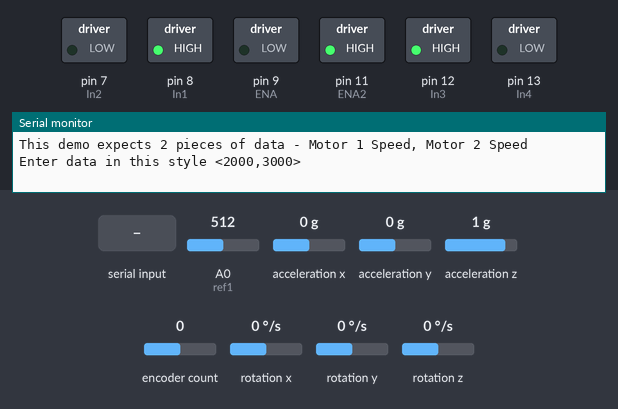
This sketch was run on a simulated Arduino Uno, built with avr-gcc and run on an emulated ATmega328P. Parts: switched loads named in the sketch (green lamp = pin HIGH), the last lines printed to the serial monitor. Inputs (shaded band) come from the test bench; at power-on: A0 (ref1) = 512, acceleration x 0 g, acceleration y 0 g, acceleration z 1 g, encoder count 0, rotation x 0 °/s, rotation y 0 °/s, rotation z 0 °/s.

Above: at 1.2 s.
1.3 s: "<90,45,200>" received over Serial
At 2.0 s:
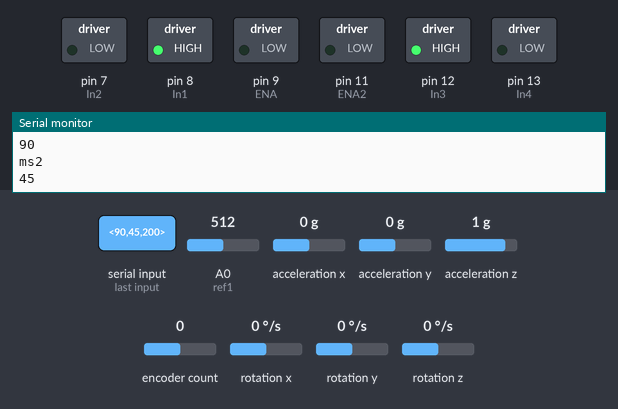
2.8 s: A0 (ref1) set to 30
At 3.5 s:
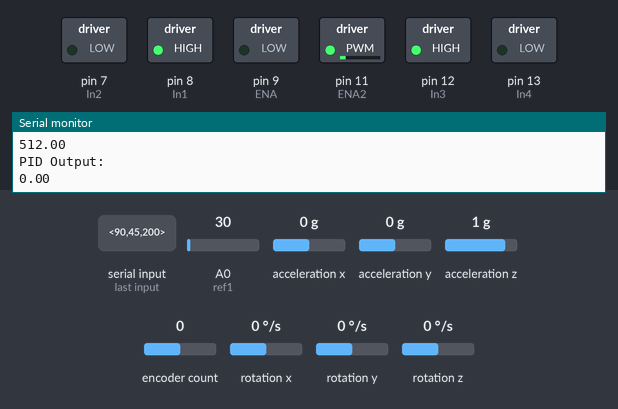
4.3 s: acceleration x set to -1.4 g
At 7.2 s:
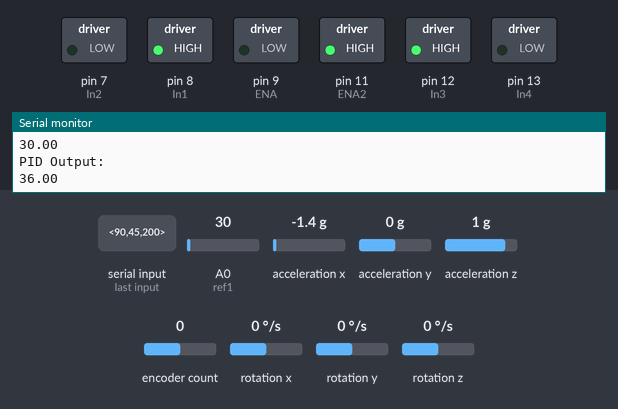
7.5 s: acceleration x set to 0 g
At 8.7 s:
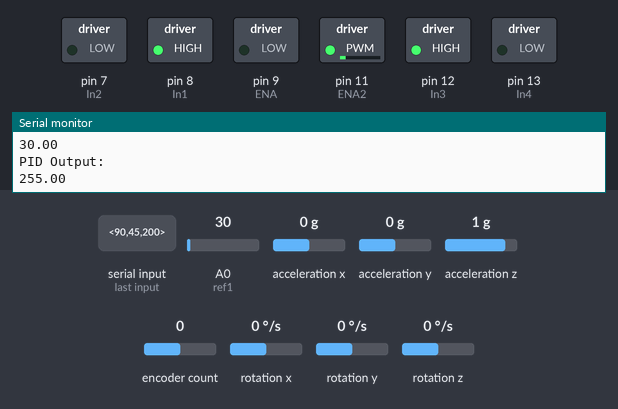
9.5 s: acceleration x set to -0.8 g
At 10.3 s:
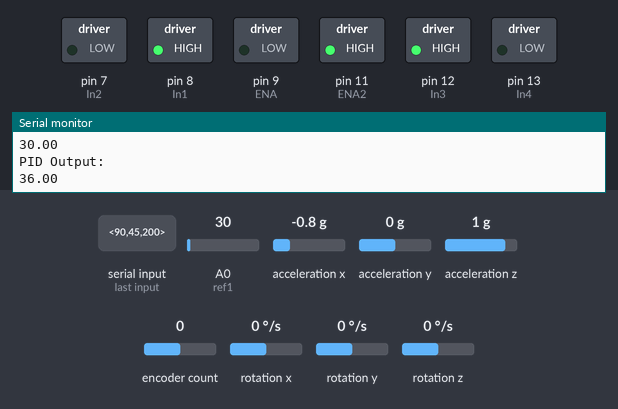
Timing chart, 0 to 12.5 s (numbered marks = the images above; inputs shaded):
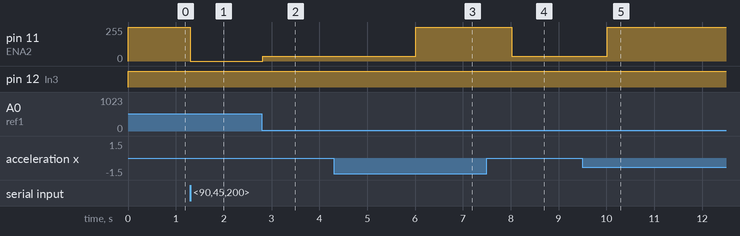

Measured:
- after the input at 1.3 s, pin 11 (ENA2): 255/255 → 0/255 at once
- after the input at 2.8 s, pin 11 (ENA2): 0/255 → 36/255 at once
- after the input at 4.3 s, pin 11 (ENA2): 36/255 → 255/255 after 1.7 s
- after the input at 7.5 s, pin 11 (ENA2): 255/255 → 36/255 after 0.52 s
- after the input at 9.5 s, pin 11 (ENA2): 36/255 → 255/255 after 0.52 s

The sketch:

PitchYaw_v02.ino
```cpp
// LIBRARIES
 #include <Encoder.h>
 #include <PID_v1.h>
 #include <Wire.h>
 #include <MPU6050.h>//***YAW MOTOR CONTROL PINS

MPU6050 mpu;

 int In1= 8;// Pin 7(Uno) is connected to the motor controller In1 pin
 int In2 = 7;// Pin 8(Uno) is connected to the motor controller In2 pin
 int ENA = 9;// Pin 5(Uno) is connected to the motor controller ENA pin

//***YAW MOTOR VARIABLES
 int angle = 0;
 int Speed = 0;
 int oldposition = 0;
 int Barrier =14000;
 //int Barrierend = -14000;
 long encodercount = 0;
 long newposition = 0;
 Encoder myEnc(2,3);//yellow 3 brown 2, also power red out1 black out2

//***SERIAL COMMUNICATION VARIABLES
 const byte numChars = 32;
 char receivedChars[numChars];
 boolean newData = false;
 int dataNumber = 0;
 char tempChars[numChars];
 int Motor1_Speed = 0;

//***PITCH MOTOR CONTROL PINS
 int In3= 12;// Pin 7(Uno) is connected to the motor controller In1 pin
 int In4 = 13;// Pin 8(Uno) is connected to the motor controller In2 pin
 int ENA2 = 11;// Pin 5(Uno) is connected to the motor controller ENA pin
 int ref1 = A0;//Pin A0(Uno) is connected to the linear actuator position signal(blue)
 int last1 = 0;
 //int Cposition = 0;
 int Motor2_Speed = 0;
 int angle1= 0;
 int desiredpos = 0;

//***PID VARIABLES
 double Setpoint;
 double Cposition;
 double Output;
 PID myPID(&Cposition, &Output, &Setpoint,2,0,0,DIRECT);

//***ACCELEROMETER VARIABLES
 long accelX, accelY, accelZ;
 float gForceX, gForceY, gForceZ;
 int i = 0;
 int sum = 0;
 int offset = 0; //offset angle

//***Timing
long displayInterval = 2000;
long prevDisplayMillis = 0;


void setup() {
//Time = millis();
//***OUTPUT PINS
//*******Yaw motor output pins
  pinMode(In1,OUTPUT);// Pin 7 is an output
  pinMode(In2,OUTPUT);// Pin 8 is an output
  pinMode(ENA,OUTPUT);// Pin 5 is an output

//*******Pitch motor output pins
  pinMode(In3,OUTPUT);// Pin 7 is an output
  pinMode(In4,OUTPUT);// Pin 8 is an output
  pinMode(ENA2,OUTPUT);// Pin 5 is an output

//***INPUT PINS
//*******Pitch motor input pin
  pinMode(ref1,INPUT); //pin A0 is an input

//***SERIAL COMMUNICATIONS
    Serial.begin(115200);
    Serial.println("This demo expects 2 pieces of data - Motor 1 Speed, Motor 2 Speed");
    Serial.println("Enter data in this style <2000,3000>  ");
    Serial.println();

 // Wire.begin();
//setupMPU();

//***YAW MOTOR COUNTER-CLOCKWISE ROTATION INITIALIZATION
  digitalWrite(In1,HIGH);// Clockwise rotation of the motor, Pin 7 outputing HIGH and pin 8 outputing LOW
  digitalWrite(In2,LOW);

  myPID.SetMode(AUTOMATIC);
//  Time = millis();
 while(!mpu.begin(MPU6050_SCALE_2000DPS, MPU6050_RANGE_2G))
  {
    Serial.println("Could not find a valid MPU6050 sensor, check wiring!");
    delay(500);
  }
}

void loop() {
//*** SERIAL COMMUNICATION (turning serial input into integer)

  recvWithStartEndMarkers();

  if (newData == true)
  {
    strcpy(tempChars, receivedChars);
    parseData();
    newData = false;
  }

// if (Motor1_Speed <= 255)
// {
//  yawMotor();
// }
//
// else
// {
//  Reset();
// }


 if (millis() - prevDisplayMillis >= displayInterval)
 {
       prevDisplayMillis += displayInterval;
       //recordAccelRegisters();
//         Serial.println("stuck before accelerometer loop");
       accelerometerData();
       Serial.println("Cposition = ");
       Serial.println(Cposition);
       Serial.println("PID Output: ");
       Serial.println(Output);
  }

 pitchMotor();


  }

void recvWithStartEndMarkers() {
    static boolean recvInProgress = false;
    static byte ndx = 0;
    char startMarker = '<';
    char endMarker = '>';
    char rc;
//    Serial.print("before while");
//    Serial.print(newData);
    while (Serial.available() > 0 && newData == false) {
        rc = Serial.read();
        if (recvInProgress == true) {
            if (rc != endMarker) {
//                Serial.println("in rc!= endMarker if");
                receivedChars[ndx] = rc;
                ndx++;
                if (ndx >= numChars) {
                    ndx = numChars - 1;}}
            else {
                receivedChars[ndx] = '\0'; // terminate the string
                recvInProgress = false;
                ndx = 0;
                newData = true;}}
        else if (rc == startMarker) {
            recvInProgress = true;}}}

void parseData() {      // split the data into its parts

    char * strtokIndx; // this is used by strtok() as an index
    Serial.println("tempchars:");
    Serial.println(tempChars);
    strtokIndx = strtok(tempChars,",");// get the first part - the string
    Motor1_Speed = atoi(strtokIndx);     // convert this part to an integer
    strtokIndx = strtok(NULL, ","); // this continues where the previous call left off
    Motor2_Speed = atoi(strtokIndx);     // convert this part to an integer
//*** PITCH and YAW INPUTS DEFINED FROM PI (Motor1_Speed, Motor2_Speed)
    Serial.println("ms1");
    Serial.println(Motor1_Speed);
    Serial.println("ms2");
    Serial.println(Motor2_Speed);
}
void yawMotor(){
 //********* YAW SECTION
     newposition= ((myEnc.read()));// number of countable events seen
     int player_angle = newposition/ ((2.96011)*(49.1684)); // players angle from orgin (zero position)

 //*** DIRECTION OF YAW
     if (Motor1_Speed >0){
         digitalWrite(In1,HIGH);// Clockwise rotation of the motor, Pin 7 outputing HIGH and pin 8 outputing LOW
         digitalWrite(In2,LOW);
     }
     if (Motor1_Speed<0){
         digitalWrite(In1,LOW);// Counter-Clockwise rotation of the motor, Pin 7 outputing HIGH and pin 8 outputing LOW
         digitalWrite(In2,HIGH);
     }
 //*** SPEED OF YAW
     Speed = abs(Motor1_Speed);
     analogWrite(ENA,Speed);

     if (abs(newposition) >= Barrier){
         Speed = 0;
         analogWrite(ENA,Speed);
     }
}

 void Reset()
 {
//*** RESET FUNCTION

//********ROTATION AMOUNT FROM LEFT OF CENTRE POSITION->NEWPOSITION=0 ( CLOCKWISE ROTATION )
        if (newposition >0)
        {
           digitalWrite(In1,LOW);// Pin 7 outputing HIGH and pin 8 outputing LOW
           digitalWrite(In2,HIGH);
           Speed = 200;
           analogWrite(ENA,Speed);//initialize speed

 //***********READ COUNTABLE EVENTS FROM THE ENCODER CHANNELS (FOREVER, EXIT:BREAK OUT OF LOOP)
           while (true)
           {
           newposition= ((myEnc.read()));
           Serial.println(newposition);

 //***********REACHED CENTRE POSITION, BREAK
           if (newposition <= 0) {
             Speed = 0;
             analogWrite(ENA,Speed);
             break;
          }
          }
        }

//********ROTATION AMOUNT FROM RIGHT OF CENTRE POSITION->NEWPOSITION=0 ( COUNTER-CLOCKWISE ROTATION )
        if (newposition <0)
        {
           // Serial.println("cp2");
           digitalWrite(In1,HIGH);// Pin 7 outputing HIGH and pin 8 outputing LOW
           digitalWrite(In2,LOW);
           Speed = 200;
           analogWrite(ENA,Speed);//initialize speed

 //***********READ COUNTABLE EVENTS FROM THE ENCODER CHANNELS (FOREVER, EXIT:BREAK OUT OF LOOP)
           while (true)
           {
           newposition= ((myEnc.read()));
           Serial.println(newposition);

 //***********REACHED CENTRE POSITION, BREAK
           if (newposition >= 0){
             Speed = 0;
             analogWrite(ENA,Speed);
             break;
           }
           }
        }
      }


void pitchMotor()
{
 //*********PITCH SECTION
 //***ANGLE DEFINED
     angle1 = 45 - Motor2_Speed;
     angle = angle1 - offset;
     //Cposition=analogRead(ref1);
     Cposition = analogRead(ref1);


     desiredpos= ((abs(angle))/45.00)*(933)+48;

     Setpoint = desiredpos;
     myPID.Compute();
     digitalWrite(In3,HIGH);// Retract, Pin 7 outputing HIGH and pin 8 outputing LOW
     digitalWrite(In4,LOW);

//     digitalWrite(In3,LOW);// Extend, Pin 7 outputing HIGH and pin 8 outputing LOW
//     digitalWrite(In4,HIGH);
//     int val = map(Output,0,255,0,255);
     analogWrite(ENA2,Output);
 }

void accelerometerData()
 {
   // Read normalized values
   Vector normAccel = mpu.readNormalizeAccel();

   // Calculate Pitch & Roll
   offset = -(atan2(normAccel.XAxis, sqrt(normAccel.YAxis*normAccel.YAxis + normAccel.ZAxis*normAccel.ZAxis))*180.0)/M_PI;
   //int roll = (atan2(normAccel.YAxis, normAccel.ZAxis)*180.0)/M_PI;

   // Output
   Serial.print(" Pitch offset = ");
   Serial.print(offset);

   Serial.println();

   delay(10);
}
//***DIRECTION OF PITCH
//     if (Cposition < oldposition)
//     {
//       angle = (-1)*angle;}
// //***PITCH WILL NOT MOVE IF IN SAME POSITION AS DESIRED POSITION
//   if (last1 == Motor2_Speed)
//   {
//     digitalWrite(In3,HIGH);// Retract, Pin 7 outputing HIGH and pin 8 outputing LOW
//     digitalWrite(In4,LOW);
//     int Speed = 0;
//     analogWrite(ENA2,Speed);}
// //***
//   else if (angle >0)
//       {
//         digitalWrite(In3,HIGH);// Retract, Pin 7 outputing HIGH and pin 8 outputing LOW
//         digitalWrite(In4,LOW);
//         int Speed = 255;
//         analogWrite(ENA2,Speed);//Output);
//         Cposition=analogRead(ref1);
//         oldposition = Cposition;
//         Serial.println("runnning2 ");
//         //Input = analogRead(ref1);
//        // Setpoint = desiredpos;
//        // myPID.SetMode(AUTOMATIC);

// //***PITCH IS ON OR JUST PAST DESIRED POSITION(STOP)
//         if (Cposition<=desiredpos)
//         {
//         Cposition=analogRead(ref1);
//         Speed = 0;
//         analogWrite(ENA2,Speed);
//         last1 = Motor2_Speed;
//         oldposition = Cposition;
//         }
//       }
//   else if (angle <0)
//       {
//         digitalWrite(In3,LOW);// Extend, Pin 7 outputing HIGH and pin 8 outputing LOW
//         digitalWrite(In4,HIGH);
//         int Speed = 255;
//         analogWrite(ENA2,Speed);//Output);
//         Cposition=analogRead(ref1);
//         oldposition = Cposition;
//         Serial.println("runnning1");
//         //Input = analogRead(ref1);
//        // Setpoint = desiredpos;
//        // myPID.SetMode(AUTOMATIC);

// //***PITCH IS ON OR JUST PAST DESIRED POSITION(STOP)
//         if (Cposition>=desiredpos)
//          {
//           Cposition=analogRead(ref1);
//           Speed = 0;
//           analogWrite(ENA2,Speed);
//           last1 = Motor2_Speed;
//           oldposition = Cposition;
//          }
//   }

//    }
//void setupMPU(){
//  Wire.beginTransmission(0b1101000); //This is the I2C address of the MPU (b1101000/b1101001 for AC0 low/high datasheet sec. 9.2)
//  Wire.write(0x6B); //Accessing the register 6B - Power Management (Sec. 4.28)
//  Wire.write(0b00000000); //Setting SLEEP register to 0. (Required; see Note on p. 9)
//  Wire.endTransmission();
//  Wire.beginTransmission(0b1101000); //I2C address of the MPU
//  Wire.write(0x1B); //Accessing the register 1B - Gyroscope Configuration (Sec. 4.4)
//  Wire.write(0x00000000); //Setting the gyro to full scale +/- 250deg./s
//  Wire.endTransmission();
//  Wire.beginTransmission(0b1101000); //I2C address of the MPU
//  Wire.write(0x1C); //Accessing the register 1C - Acccelerometer Configuration (Sec. 4.5)
//  Wire.write(0b00000000); //Setting the accel to +/- 2g
//  Wire.endTransmission();}
//
//  void recordAccelRegisters() {
//  Wire.beginTransmission(0b1101000); //I2C address of the MPU
//  Wire.write(0x3B); //Starting register for Accel Readings
//  Wire.endTransmission();
//  Wire.requestFrom(0b1101000,6); //Request Accel Registers (3B - 40)
//  while(Wire.available() < 6);
//  accelX = Wire.read()<<8|Wire.read(); //Store first two bytes into accelX
//  accelY = Wire.read()<<8|Wire.read(); //Store middle two bytes into accelY
//  accelZ = Wire.read()<<8|Wire.read(); //Store last two bytes into accelZ
//  processAccelData();}
//
//void processAccelData(){
//  gForceX = accelX / 16384.0;
//  gForceY = accelY / 16384.0;
//  gForceZ = accelZ / 16384.0;
//  int bx = round( atan2 (gForceX, (-1)*gForceZ) * 180/3.14159265 );
//  i= i++;
//  sum = sum + bx;
//  if (i == 10)
//  {
//    offset =sum/10;
//    i=0;
//    sum = 0;
//    }
//
//  }
```
